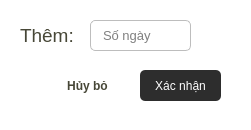
<?xml version="1.0" encoding="UTF-8"?>
<ui version="4.0">
 <class>Dialog</class>
 <widget class="QDialog" name="Dialog">
  <property name="geometry">
   <rect>
    <x>0</x>
    <y>0</y>
    <width>251</width>
    <height>130</height>
   </rect>
  </property>
  <property name="windowTitle">
   <string>Dialog</string>
  </property>
  <property name="styleSheet">
   <string notr="true">QDialog {
	background-color:white
}</string>
  </property>
  <widget class="QLabel" name="label">
   <property name="geometry">
    <rect>
     <x>20</x>
     <y>10</y>
     <width>71</width>
     <height>51</height>
    </rect>
   </property>
   <property name="font">
    <font>
     <family>MS Shell Dlg 2</family>
     <pointsize>14</pointsize>
    </font>
   </property>
   <property name="styleSheet">
    <string notr="true">QLabel {
	color: #474737;
}</string>
   </property>
   <property name="text">
    <string>Thêm:</string>
   </property>
  </widget>
  <widget class="QPushButton" name="pushButton">
   <property name="geometry">
    <rect>
     <x>50</x>
     <y>70</y>
     <width>75</width>
     <height>31</height>
    </rect>
   </property>
   <property name="font">
    <font>
     <family>MS Shell Dlg 2</family>
     <pointsize>9</pointsize>
     <weight>75</weight>
     <bold>true</bold>
    </font>
   </property>
   <property name="cursor">
    <cursorShape>PointingHandCursor</cursorShape>
   </property>
   <property name="styleSheet">
    <string notr="true">QPushButton {
	color: #474737;
	border-radius: 5px;
	border: 1px  }
QPushButton:hover {
    background-color: #E3F2FD;
	border:1px solid #2196F3;
}</string>
   </property>
   <property name="text">
    <string>Hủy bỏ</string>
   </property>
  </widget>
  <widget class="QLineEdit" name="lineEdit_2">
   <property name="geometry">
    <rect>
     <x>90</x>
     <y>20</y>
     <width>101</width>
     <height>31</height>
    </rect>
   </property>
   <property name="styleSheet">
    <string notr="true">QLineEdit {
	border:1px solid #BDBDBD;
	border-radius:5px;
	padding-left: 10px;
	font-family: &quot;Montserrat&quot;;
    font-size: 13px;
}</string>
   </property>
   <property name="alignment">
    <set>Qt::AlignLeading|Qt::AlignLeft|Qt::AlignVCenter</set>
   </property>
   <property name="placeholderText">
    <string>Số ngày</string>
   </property>
  </widget>
  <widget class="QPushButton" name="pushButton_9">
   <property name="geometry">
    <rect>
     <x>140</x>
     <y>70</y>
     <width>81</width>
     <height>31</height>
    </rect>
   </property>
   <property name="font">
    <font>
     <family>MS Shell Dlg 2</family>
     <pointsize>9</pointsize>
     <weight>50</weight>
     <italic>false</italic>
     <bold>false</bold>
    </font>
   </property>
   <property name="cursor">
    <cursorShape>PointingHandCursor</cursorShape>
   </property>
   <property name="styleSheet">
    <string notr="true">QPushButton {
	color: white				;
	border-radius: 5px;
	background-color: #2D2D2D; 
}</string>
   </property>
   <property name="text">
    <string>Xác nhận</string>
   </property>
  </widget>
 </widget>
 <resources/>
 <connections/>
</ui>
